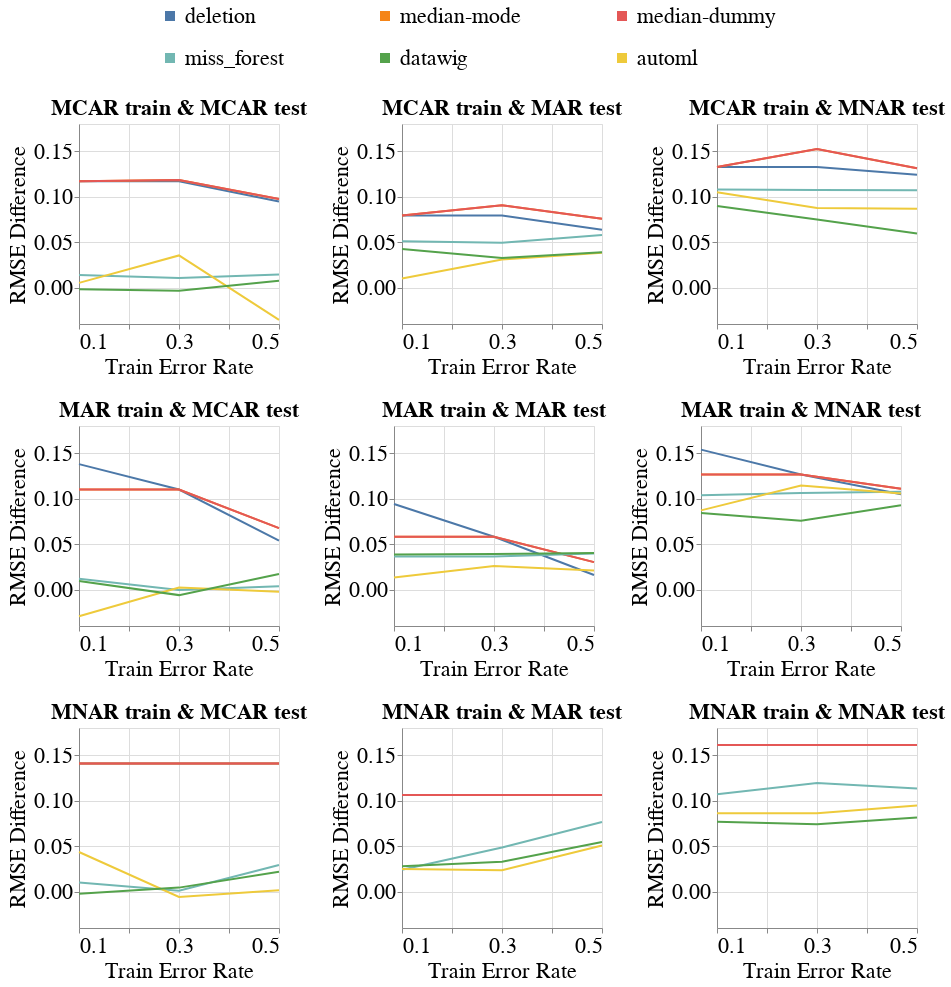

Notebook code cell kept with this figure:
### Markdown cell above
### Disparity Metrics

### Code cell
create_exp2_line_bands_for_diff_imputers(dataset_name=DATASET_NAME,
                                         column_name='ugpa',
                                         metric_name='rmse',
                                         group=SENSITIVE_ATTR_FOR_DISPARITY_METRICS,
                                         db_client=db_client,
                                         with_band=False)
